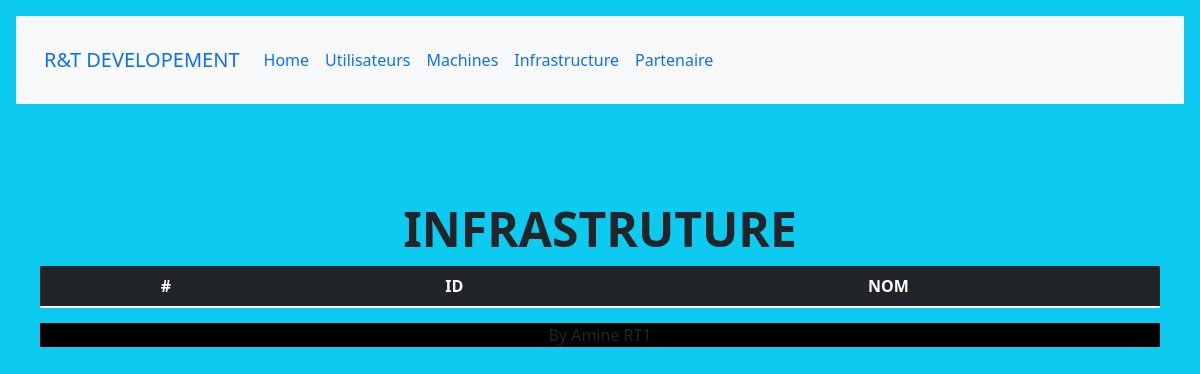
The app's page /computerapp/ifra/, older data.
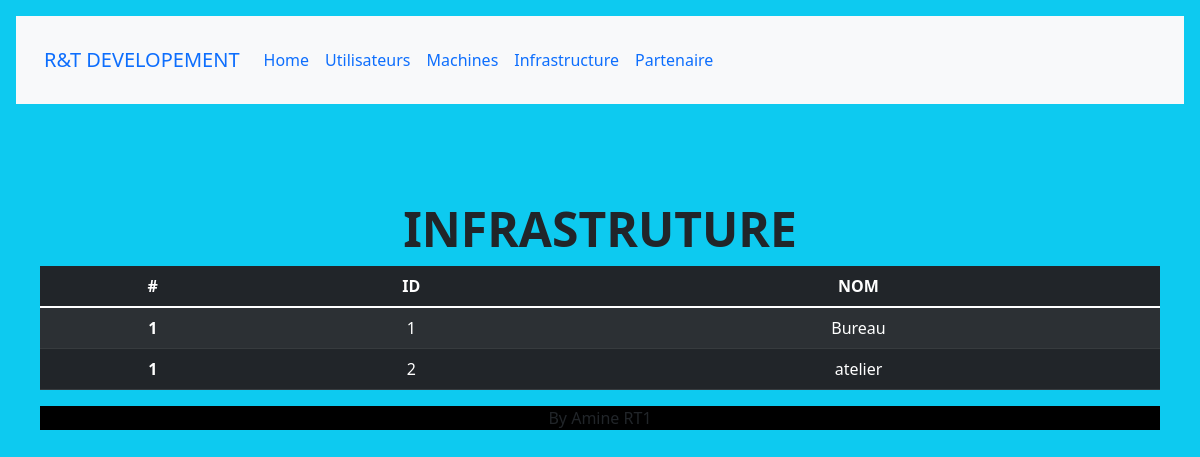
The same page, newer data.
### computerapp/models.py (models this page shows, shortened)
class Infrastruture(models.Model):
    id = models.AutoField(
        primary_key=True,
        editable=False)
    nom= models.CharField(
        max_length = 15 )

### computerapp/views.py (the view)
def infra_list_view(request):
    infra = Infrastruture.objects.all()
    context = {'infra':infra
    }
    return render (request,'infra.html',context)

### computerapp/templates/infra.html (shortened to what this page needs)
<!DOCTYPE html>
<html lang="en">
<head>
    <link href="https://cdn.jsdelivr.net/npm/bootstrap@5.1.3/dist/css/bootstrap.min.css" rel="stylesheet">
    <link rel="stylesheet" href="https://unpkg.com/purecss@2.1.0/build/pure-min.css">
    {% load static %}
    <link rel="stylesheet" href="{% static 'css/styles.css' %}">
</head>
<body class="p-3 mb-2 bg-info text-dark">
  <div class="p-3 mb-2 bg-light text-dark">
    <nav class="navbar navbar-expand-lg bg-light">
      <div class="container-fluid">
        <a class="navbar-brand" href="#">R&T DEVELOPEMENT</a>
        <div class="collapse navbar-collapse" id="navbarNav">
          {% block sidebar %}
          <ul class="navbar-nav">
            <li class="nav-item">
              <a class="nav-link active" aria-current="page" href= "{% url 'index' %}">Home</a>
            </li>
            <li class="nav-item">
              <a class="nav-link" href="{% url 'personnels' %}">Utilisateurs</a>
            </li>
            <li class="nav-item">
              <a class="nav-link" href= "{% url 'machines' %}">Machines</a>
            </li>
            <li class="nav-item">
              <a class="nav-link" href="#">Infrastructure</a>
            </li>
            <li class="nav-item">
              <a class="nav-link" href="{% url 'partenaire' %}">Partenaire</a>
            </li>
          </ul>
          {% endblock %}
        </div>
      </div>
    </nav>
  </div>
  <div class="px-4 py-5 my-5 text-center">
    <h1 class="display-5 fw-bold">INFRASTRUTURE</h1>
    {% block content %}
  <table class="table table-dark table-striped">
    <thead>
        <tr>
          <th scope="col">#</th>
          <th scope="col">ID</th>
          <th scope="col">NOM</th>
        </tr>
      </thead>
        <tr> {% for infras in infra %}
          <th scope="row">1</th>
          <td> {{infras.id}} </td>
          <td> {{infras.nom}} </td>
        </tr> {% endfor %}
    </table>
  {% endblock %}
</body>
<footer >
<p>By Amine RT1</p>
</footer>
</html>

Row changes from the older to the newer data that the page shows:
added Infrastruture: id "1", nom "Bureau"
added Infrastruture: id "2", nom "atelier"
